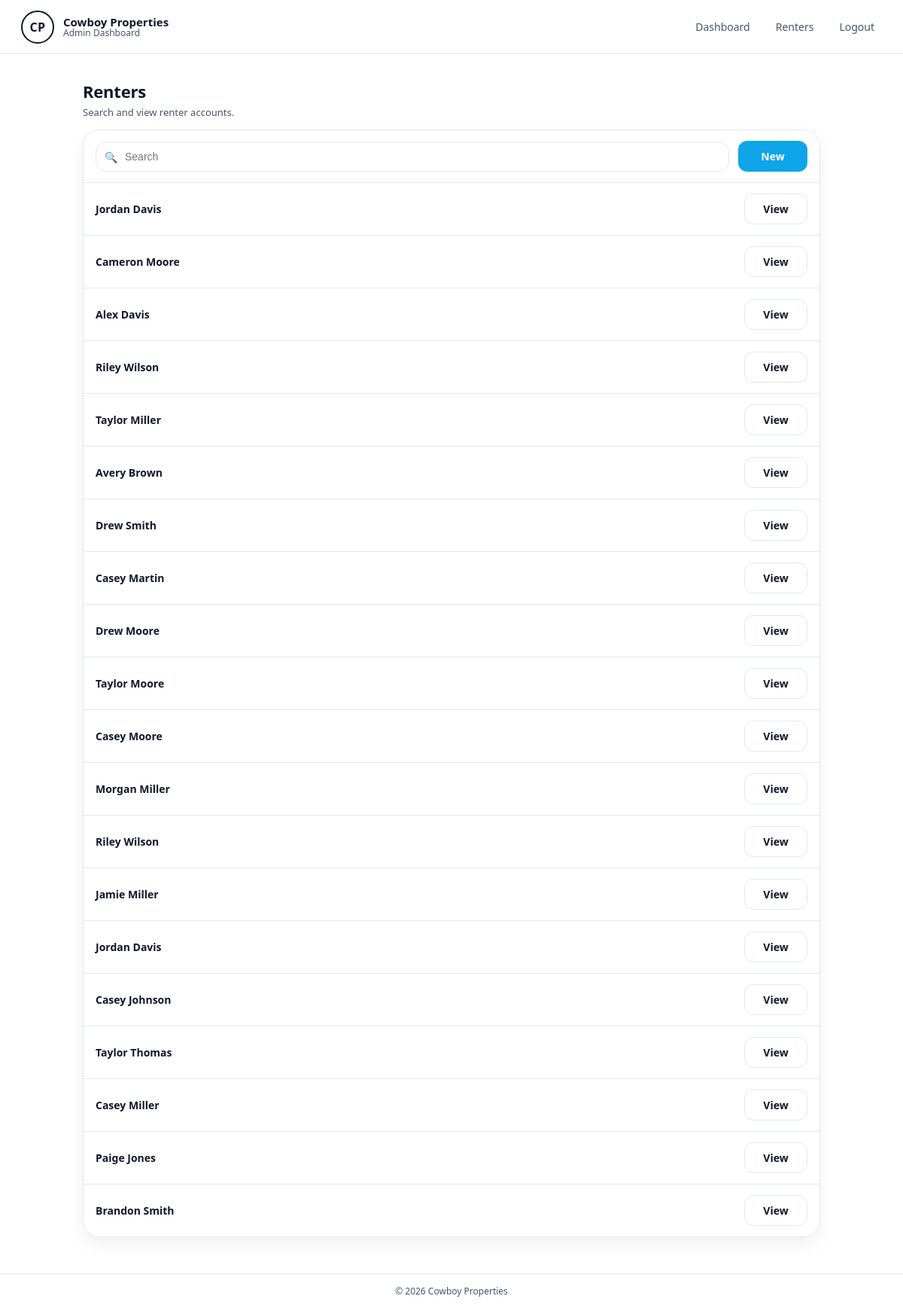
Page /Pages/admin-renters-view.php (signed in) on the committed database.
### tables this page shows
CREATE TABLE IF NOT EXISTS `renter` (
  `RenterID` int NOT NULL AUTO_INCREMENT,
  `Firstname` varchar(60) NOT NULL,
  `Lastname` varchar(60) NOT NULL,
  `email` varchar(255) NOT NULL,
  `phone` char(15) DEFAULT NULL,
  `password` varchar(255) NOT NULL,
  `role` varchar(20) NOT NULL DEFAULT 'renter',
  PRIMARY KEY (`RenterID`),
  UNIQUE KEY `email` (`email`)
);

### Pages/admin-renters-view.php (the view, shortened to what this page needs)
<?php
$q = trim($_GET['q'] ?? '');
$users = [];
try {
    $pdo = get_db();
    if ($q !== '') {
        $stmt = $pdo->prepare('SELECT RenterID, Firstname, Lastname, email FROM renter WHERE Firstname LIKE ? OR Lastname LIKE ? OR email LIKE ? ORDER BY RenterID DESC');
        $term = '%' . $q . '%';
        $stmt->execute([$term, $term, $term]);
    } else {
        $stmt = $pdo->query('SELECT RenterID, Firstname, Lastname, email FROM renter ORDER BY RenterID DESC');
    }
    $users = $stmt->fetchAll();
} catch (PDOException $e) {
    $error = 'Unable to load renters right now.';
}
?>
<!DOCTYPE html>
<html lang="en">
<head>
</head>
<body>
    <div class="page">
        <header class="navbar">
            <a class="brand" href="../index.php">
                <div class="logo">CP</div>
                <div class="brand-text">
                    <strong>Cowboy Properties</strong>
                    <span>Admin Dashboard</span>
                </div>
            </a>
            <nav class="nav-links">
                <a href="adminhome.php">Dashboard</a>
                <a href="admin-renters-view.php">Renters</a>
                <a href="../logout.php">Logout</a>
            </nav>
        </header>
        <main>
            <div class="wrap">
                <div class="title-row">
                    <div>
                        <h1>Renters</h1>
                        <p class="subtitle">Search and view renter accounts.</p>
                    </div>
                </div>
                <section class="panel" aria-label="Renter list">
                    <div class="panel-header">
                        <form class="search" method="GET" action="admin-renters-view.php">
                            <span class="icon">🔍</span>
                            <input type="text" name="q" value="<?php echo htmlspecialchars($q); ?>" placeholder="Search" aria-label="Search renters" />
                        </form>
                        <a class="btn" href="admin-renter-add.php">New</a>
                    </div>
                    <div class="rows">
                        <?php if (!$users): ?>
                            <div class="row">
                                <div class="name">No renters found.</div>
                            </div>
                        <?php else: ?>
                            <?php foreach ($users as $u): ?>
                                <div class="row">
                                    <div class="name"><?php echo htmlspecialchars(trim(($u['Firstname'] ?? '') . ' ' . ($u['Lastname'] ?? ''))); ?></div>
                                    <a class="btn-outline btn" href="admin-renter-details.php?id=<?php echo (int)$u['RenterID']; ?>">View</a>
                                </div>
                            <?php endforeach; ?>
                        <?php endif; ?>
                    </div>
                </section>
            </div>
        </main>
        <footer>
            &copy; <?php echo date("Y"); ?> Cowboy Properties
        </footer>
    </div>
</body>
</html>

### Pages/admin-renters-view.php (style rules this page uses)
:root { --bg: #ffffff; --text: #0f172a; --muted: #475569; --border: #e2e8f0; --brand: #0ea5e9; --brand-dark: #0284c7; --soft: #f8fafc; --row: #ffffff; }
* { box-sizing: border-box; }
body { margin: 0; font-family: system-ui, -apple-system, Segoe UI, Roboto, Helvetica, Arial, sans-serif; background: var(--bg); color: var(--text); }
.page { min-height: 100vh; display: flex; flex-direction: column; }
.navbar { height: 72px; display: flex; align-items: center; justify-content: space-between; padding: 0 28px; border-bottom: 1px solid var(--border); background: #fff; position: sticky; top: 0; z-index: 10; }
.brand { display: flex; align-items: center; gap: 12px; text-decoration: none; color: inherit; }
.logo { width: 44px; height: 44px; border-radius: 999px; border: 2px solid #0f172a; display: grid; place-items: center; font-weight: 700; letter-spacing: .5px; }
.brand-text { display: flex; flex-direction: column; line-height: 1.1; }
.brand-text strong { font-size: 15px; }
.brand-text span { font-size: 12px; color: var(--muted); }
.nav-links { display: flex; align-items: center; gap: 14px; }
.nav-links a { text-decoration: none; color: var(--muted); font-size: 14px; padding: 8px 10px; border-radius: 10px; }
main { flex: 1; padding: 34px 16px 48px; display: flex; justify-content: center; }
.wrap { width: min(980px, 92vw); }
.title-row { display: flex; align-items: flex-end; justify-content: space-between; gap: 12px; margin-bottom: 14px; }
h1 { margin: 0; font-size: 22px; letter-spacing: -0.01em; }
.subtitle { margin: 4px 0 0; color: var(--muted); font-size: 13px; }
.panel { border: 1px solid var(--border); border-radius: 22px; background: #fff; box-shadow: 0 10px 22px rgba(15, 23, 42, 0.06); overflow: hidden; }
.panel-header { display: flex; align-items: center; gap: 12px; padding: 14px 16px; border-bottom: 1px solid var(--border); background: #fff; }
.search { flex: 1; position: relative; }
.search input { width: 100%; padding: 11px 12px 11px 38px; border-radius: 14px; border: 1px solid var(--border); outline: none; font-size: 14px; background: #fff; }
.search .icon { position: absolute; left: 12px; top: 50%; transform: translateY(-50%); color: var(--muted); font-size: 14px; user-select: none; }
.btn { display: inline-flex; align-items: center; justify-content: center; padding: 10px 16px; border-radius: 12px; border: 1px solid transparent; background: var(--brand); color: #fff; font-weight: 700; text-decoration: none; cursor: pointer; transition: transform 120ms ease, background 120ms ease; min-width: 92px; font-size: 14px; }
.btn-outline { background: #fff; color: var(--text); border: 1px solid var(--border); font-weight: 700; min-width: 84px; }
.rows { display: flex; flex-direction: column; }
.row { display: flex; align-items: center; justify-content: space-between; padding: 14px 16px; border-bottom: 1px solid var(--border); background: var(--row); }
.row:last-child { border-bottom: none; }
.name { font-weight: 700; font-size: 14px; }
footer { border-top: 1px solid var(--border); padding: 14px 20px; text-align: center; font-size: 12px; color: var(--muted); }

### rows in the picture
renter: Firstname+Lastname "Jordan Davis"
renter: Firstname+Lastname "Cameron Moore"
renter: Firstname+Lastname "Alex Davis"
renter: Firstname+Lastname "Riley Wilson"
renter: Firstname+Lastname "Taylor Miller"
renter: Firstname+Lastname "Avery Brown"
renter: Firstname+Lastname "Drew Smith"
renter: Firstname+Lastname "Casey Martin"
renter: Firstname+Lastname "Drew Moore"
renter: Firstname+Lastname "Taylor Moore"
renter: Firstname+Lastname "Casey Moore"
renter: Firstname+Lastname "Morgan Miller"
renter: Firstname+Lastname "Riley Wilson"
renter: Firstname+Lastname "Jamie Miller"
renter: Firstname+Lastname "Jordan Davis"
renter: Firstname+Lastname "Casey Johnson"
renter: Firstname+Lastname "Taylor Thomas"
renter: Firstname+Lastname "Casey Miller"
renter: Firstname+Lastname "Paige Jones"
renter: Firstname+Lastname "Brandon Smith"
